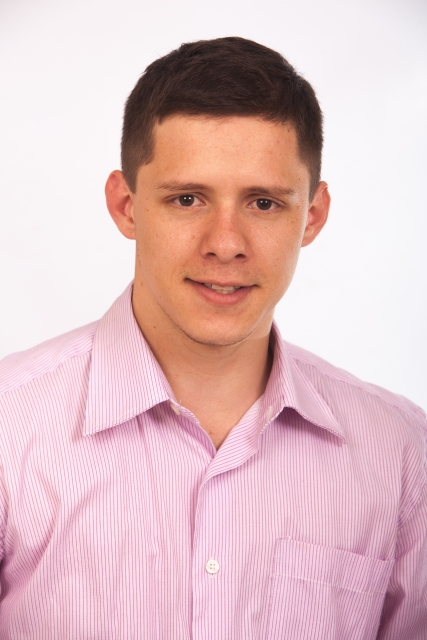
#> input picture OpenCV3_beginner/images/sample.jpg, 427 x 640 px, found by its file name
$ python adaptive_threshold.py
#> lines starting #> are read from the running program, lines starting #| are printed output that depends on the picture; after the words box and inside, x2 and y2 are one past the last pixel; in counts of white or black regions, pixels touching at a corner belong together
import cv2

try:
    img = cv2.imread('C:/Source Codes/OpenCV3_beginner/images/sample.jpg', cv2.IMREAD_GRAYSCALE)
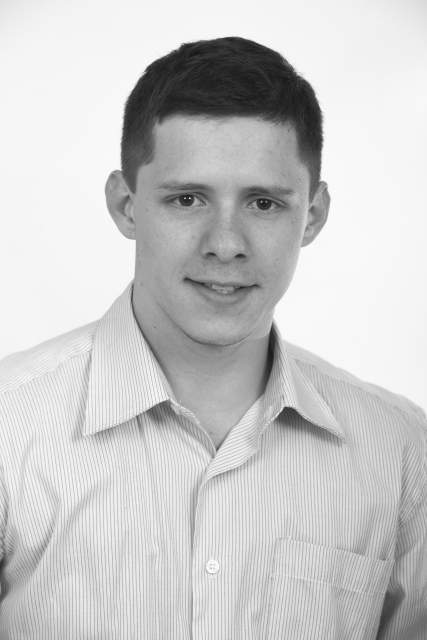
#> img: shape (640, 427); min 22, max 254, mean 201.7
    if img is None:
        print('ファイルを読み込めません．')
        import sys
        sys.exit()

    dst = cv2.adaptiveThreshold(img,200,cv2.ADAPTIVE_THRESH_GAUSSIAN_C,cv2.THRESH_BINARY,7,8)
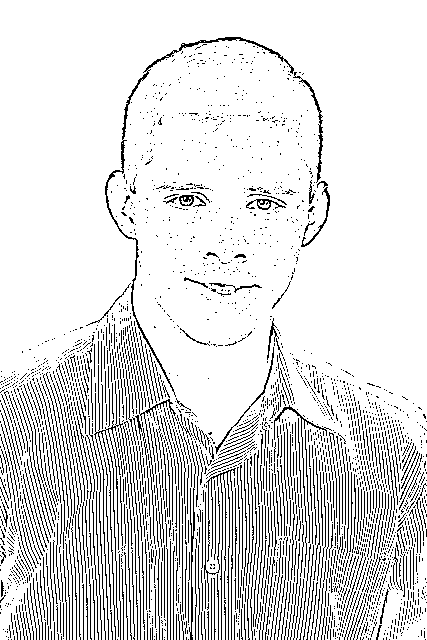
#> dst: shape (640, 427); values 0 (black) and 200 (white), 87.1% white; black in thin lines or dots
    cv2.imwrite('C:/Source Codes/OpenCV3_beginner/images/adaptivethreshold.jpg',dst)
    cv2.imshow('dst',dst)
    cv2.waitKey(0)
    cv2.destroyAllWindows()
except:
    import sys
    print ("Error:",sys.exc_info()[0])
    print(sys.exc_info()[1])
    import traceback
    print(traceback.format_tb(sys.exc_info()[2]))

$ run again, with OpenCV3_beginner/images/20230609.jpg copied over OpenCV3_beginner/images/sample.jpg
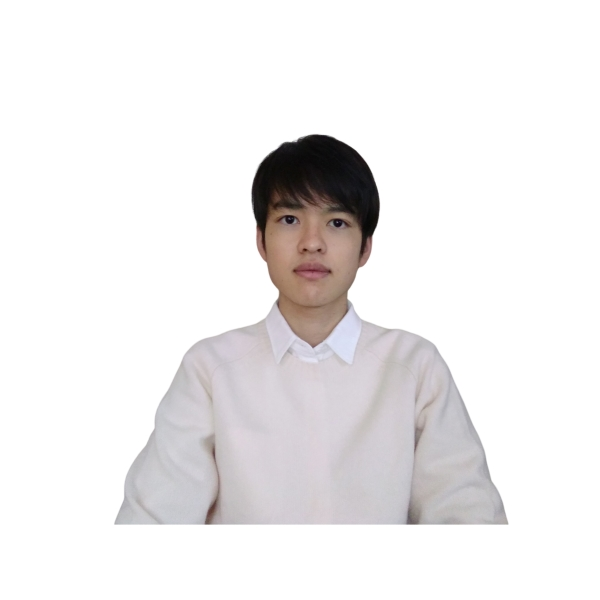
#> input picture OpenCV3_beginner/images/20230609.jpg, 600 x 600 px, found by its file name
#> `img = cv2.imread('C:/Source Codes/OpenCV3_beginner/images/sample.jpg',..`:
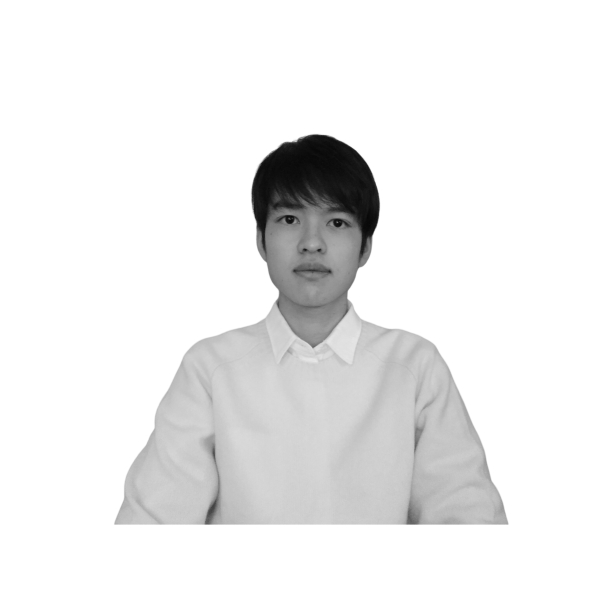
#> img: shape (600, 600); min 7, max 255, mean 236.5
#> `dst = cv2.adaptiveThreshold(img,200,cv2.ADAPTIVE_THRESH_GAUSSIAN_C,cv2..`:
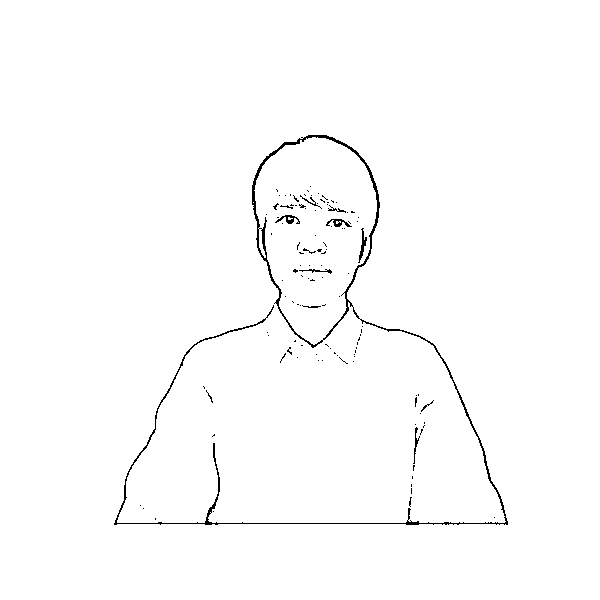
#> dst: shape (600, 600); values 0 (black) and 200 (white), 98.9% white; black in thin lines or dots, all inside (x1, y1, x2, y2) = (114, 135, 508, 525)
